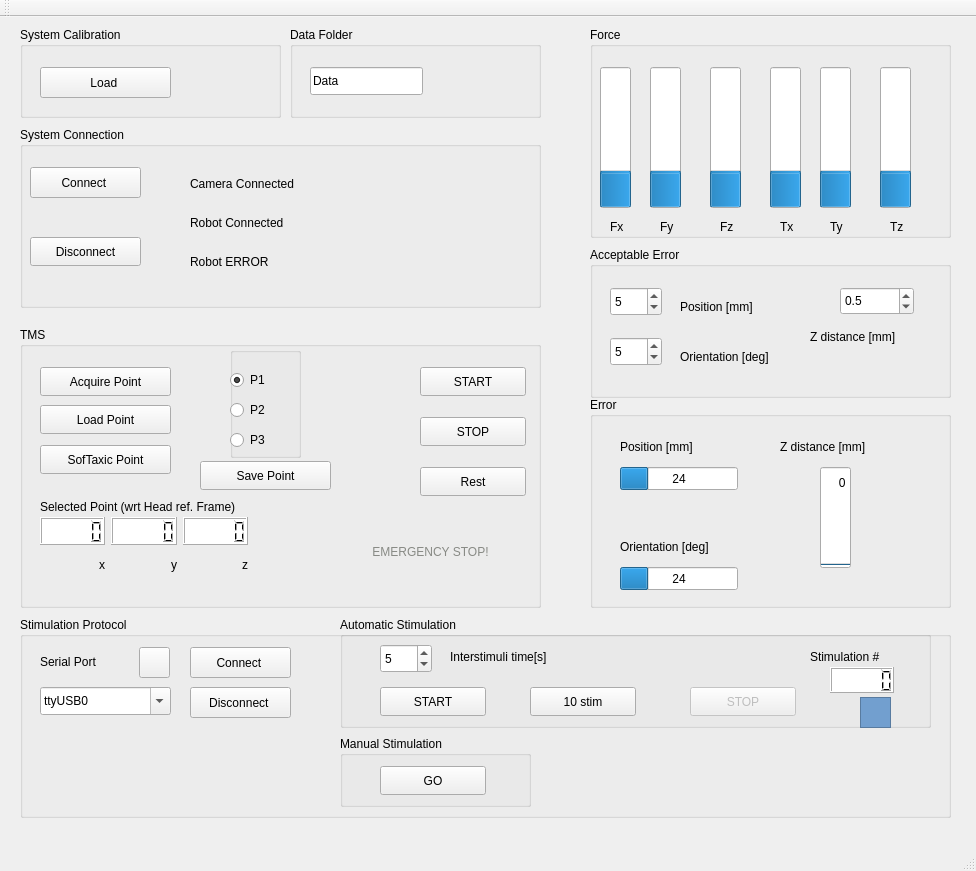
 <widget class="QMainWindow" name="MainWindow">
  <property name="geometry">
   <rect>
    <x>0</x>
    <y>0</y>
    <width>976</width>
    <height>871</height>
   </rect>
  </property>
  <property name="windowTitle">
   <string>MainWindow</string>
  </property>
  <widget class="QWidget" name="centralWidget">
   <widget class="QGroupBox" name="groupBoxCalibration">
    <property name="geometry">
     <rect>
      <x>20</x>
      <y>10</y>
      <width>261</width>
      <height>91</height>
     </rect>
    </property>
    <property name="title">
     <string>System Calibration</string>
    </property>
    <widget class="QPushButton" name="pushButtonLoad">
     <property name="geometry">
      <rect>
       <x>20</x>
       <y>40</y>
       <width>131</width>
       <height>31</height>
      </rect>
     </property>
     <property name="text">
      <string>Load </string>
     </property>
     <property name="icon">
      <iconset>
       <normaloff>../../GuiImages/load-hi.png</normaloff>../../GuiImages/load-hi.png</iconset>
     </property>
     <property name="iconSize">
      <size>
       <width>30</width>
       <height>30</height>
      </size>
     </property>
     <property name="autoDefault">
      <bool>true</bool>
     </property>
    </widget>
   </widget>
   <widget class="QGroupBox" name="groupBoxConnection">
    <property name="geometry">
     <rect>
      <x>20</x>
      <y>110</y>
      <width>521</width>
      <height>181</height>
     </rect>
    </property>
    <property name="title">
     <string>System Connection</string>
    </property>
    <widget class="QPushButton" name="pushButtonConnect">
     <property name="geometry">
      <rect>
       <x>10</x>
       <y>40</y>
       <width>111</width>
       <height>31</height>
      </rect>
     </property>
     <property name="text">
      <string>Connect </string>
     </property>
    </widget>
    <widget class="QPushButton" name="pushButtonDisconnect">
     <property name="geometry">
      <rect>
       <x>10</x>
       <y>110</y>
       <width>111</width>
       <height>29</height>
      </rect>
     </property>
     <property name="text">
      <string>Disconnect</string>
     </property>
    </widget>
    <widget class="QWidget" name="verticalLayoutWidget">
     <property name="geometry">
      <rect>
       <x>170</x>
       <y>40</y>
       <width>171</width>
       <height>111</height>
      </rect>
     </property>
     <layout class="QVBoxLayout" name="verticalLayout">
      <item>
       <widget class="QLabel" name="labelCameraConnected">
        <property name="text">
         <string>Camera Connected</string>
        </property>
       </widget>
      </item>
      <item>
       <widget class="QLabel" name="labelRobotConnected">
        <property name="text">
         <string>Robot Connected</string>
        </property>
       </widget>
      </item>
      <item>
       <widget class="QLabel" name="labelRobotError">
        <property name="text">
         <string>Robot ERROR</string>
        </property>
       </widget>
      </item>
     </layout>
    </widget>
   </widget>
   <widget class="QGroupBox" name="groupBoxTMS">
    <property name="geometry">
     <rect>
      <x>20</x>
      <y>310</y>
      <width>521</width>
      <height>281</height>
     </rect>
    </property>
    <property name="title">
     <string>TMS</string>
    </property>
    <widget class="QPushButton" name="pushButtonAcquirePoint">
     <property name="geometry">
      <rect>
       <x>20</x>
       <y>40</y>
       <width>131</width>
       <height>29</height>
      </rect>
     </property>
     <property name="text">
      <string>Acquire Point</string>
     </property>
    </widget>
    <widget class="QPushButton" name="pushButtonSTART">
     <property name="geometry">
      <rect>
       <x>400</x>
       <y>40</y>
       <width>106</width>
       <height>29</height>
      </rect>
     </property>
     <property name="text">
      <string>START</string>
     </property>
    </widget>
    <widget class="QPushButton" name="pushButtonStop">
     <property name="geometry">
      <rect>
       <x>400</x>
       <y>90</y>
       <width>106</width>
       <height>29</height>
      </rect>
     </property>
     <property name="text">
      <string>STOP</string>
     </property>
    </widget>
    <widget class="QPushButton" name="pushButtonRest">
     <property name="geometry">
      <rect>
       <x>400</x>
       <y>140</y>
       <width>106</width>
       <height>29</height>
      </rect>
     </property>
     <property name="text">
      <string>Rest</string>
     </property>
    </widget>
    <widget class="QPushButton" name="pushButtonLoadPoint">
     <property name="geometry">
      <rect>
       <x>20</x>
       <y>78</y>
       <width>131</width>
       <height>29</height>
      </rect>
     </property>
     <property name="text">
      <string>Load Point</string>
     </property>
    </widget>
    <widget class="QWidget" name="gridLayoutWidget">
     <property name="geometry">
      <rect>
       <x>20</x>
       <y>190</y>
       <width>208</width>
       <height>61</height>
      </rect>
     </property>
     <layout class="QGridLayout" name="gridLayout">
      <item row="0" column="0">
       <widget class="QLCDNumber" name="lcdNumberX">
        <property name="styleSheet">
         <string notr="true">color: rgb(0, 0, 0);
background-color: rgb(255, 255, 255);
color: rgb(0, 0, 0);</string>
        </property>
       </widget>
      </item>
      <item row="0" column="1">
       <widget class="QLCDNumber" name="lcdNumberY">
        <property name="styleSheet">
         <string notr="true">color: rgb(0, 0, 0);
background-color: rgb(255, 255, 255);
color: rgb(0, 0, 0);</string>
        </property>
       </widget>
      </item>
      <item row="0" column="2">
       <widget class="QLCDNumber" name="lcdNumberZ">
        <property name="styleSheet">
         <string notr="true">color: rgb(0, 0, 0);
background-color: rgb(255, 255, 255);
color: rgb(0, 0, 0);</string>
        </property>
       </widget>
      </item>
      <item row="1" column="0">
       <widget class="QLabel" name="label">
        <property name="text">
         <string>x</string>
        </property>
        <property name="alignment">
         <set>Qt::AlignRight|Qt::AlignTrailing|Qt::AlignVCenter</set>
        </property>
       </widget>
      </item>
      <item row="1" column="1">
       <widget class="QLabel" name="label_2">
        <property name="text">
         <string>y</string>
        </property>
        <property name="alignment">
         <set>Qt::AlignRight|Qt::AlignTrailing|Qt::AlignVCenter</set>
        </property>
       </widget>
      </item>
      <item row="1" column="2">
       <widget class="QLabel" name="label_3">
        <property name="text">
         <string>z</string>
        </property>
        <property name="alignment">
         <set>Qt::AlignRight|Qt::AlignTrailing|Qt::AlignVCenter</set>
        </property>
       </widget>
      </item>
     </layout>
    </widget>
    <widget class="QLabel" name="labelSelectedPoint">
     <property name="geometry">
      <rect>
       <x>20</x>
       <y>170</y>
       <width>311</width>
       <height>20</height>
      </rect>
     </property>
     <property name="text">
      <string>Selected Point (wrt Head ref. Frame)</string>
     </property>
    </widget>
    <widget class="QGroupBox" name="groupBoxP1P2P3">
     <property name="geometry">
      <rect>
       <x>210</x>
       <y>20</y>
       <width>71</width>
       <height>111</height>
      </rect>
     </property>
     <property name="title">
      <string/>
     </property>
     <widget class="QRadioButton" name="radioButtonP1">
      <property name="geometry">
       <rect>
        <x>0</x>
        <y>20</y>
        <width>51</width>
        <height>26</height>
       </rect>
      </property>
      <property name="text">
       <string>P1</string>
      </property>
      <property name="checked">
       <bool>true</bool>
      </property>
     </widget>
     <widget class="QRadioButton" name="radioButtonP2">
      <property name="geometry">
       <rect>
        <x>0</x>
        <y>50</y>
        <width>51</width>
        <height>26</height>
       </rect>
      </property>
      <property name="text">
       <string>P2</string>
      </property>
     </widget>
     <widget class="QRadioButton" name="radioButtonP3">
      <property name="geometry">
       <rect>
        <x>0</x>
        <y>80</y>
        <width>51</width>
        <height>26</height>
       </rect>
      </property>
      <property name="text">
       <string>P3</string>
      </property>
     </widget>
    </widget>
    <widget class="QPushButton" name="pushButtonSofTaxicPoint">
     <property name="geometry">
      <rect>
       <x>20</x>
       <y>118</y>
       <width>131</width>
       <height>29</height>
      </rect>
     </property>
     <property name="text">
      <string>SofTaxic Point</string>
     </property>
    </widget>
    <widget class="QLabel" name="labelEmergencyStop">
     <property name="geometry">
      <rect>
       <x>320</x>
       <y>209</y>
       <width>181</width>
       <height>31</height>
      </rect>
     </property>
     <property name="autoFillBackground">
      <bool>false</bool>
     </property>
     <property name="styleSheet">
      <string notr="true">color: rgb(136, 138, 133);</string>
     </property>
     <property name="text">
      <string>EMERGENCY STOP!</string>
     </property>
     <property name="alignment">
      <set>Qt::AlignCenter</set>
     </property>
     <property name="wordWrap">
      <bool>false</bool>
     </property>
    </widget>
    <widget class="QPushButton" name="pushButtonSavePoint">
     <property name="geometry">
      <rect>
       <x>180</x>
       <y>134</y>
       <width>131</width>
       <height>29</height>
      </rect>
     </property>
     <property name="text">
      <string>Save Point</string>
     </property>
    </widget>
   </widget>
   <widget class="QGroupBox" name="groupBoxDATAfolder">
    <property name="geometry">
     <rect>
      <x>290</x>
      <y>10</y>
      <width>251</width>
      <height>91</height>
     </rect>
    </property>
    <property name="title">
     <string>Data Folder</string>
    </property>
    <widget class="QLineEdit" name="lineEditFOLDERname">
     <property name="geometry">
      <rect>
       <x>20</x>
       <y>40</y>
       <width>113</width>
       <height>28</height>
      </rect>
     </property>
     <property name="text">
      <string>Data</string>
     </property>
    </widget>
   </widget>
   <widget class="QGroupBox" name="groupBoxForce">
    <property name="geometry">
     <rect>
      <x>590</x>
      <y>10</y>
      <width>361</width>
      <height>211</height>
     </rect>
    </property>
    <property name="title">
     <string>Force</string>
    </property>
    <widget class="QLabel" name="label_4">
     <property name="geometry">
      <rect>
       <x>20</x>
       <y>190</y>
       <width>21</width>
       <height>20</height>
      </rect>
     </property>
     <property name="text">
      <string>Fx</string>
     </property>
    </widget>
    <widget class="QLabel" name="label_5">
     <property name="geometry">
      <rect>
       <x>70</x>
       <y>190</y>
       <width>21</width>
       <height>20</height>
      </rect>
     </property>
     <property name="text">
      <string>Fy</string>
     </property>
    </widget>
    <widget class="QLabel" name="label_6">
     <property name="geometry">
      <rect>
       <x>130</x>
       <y>190</y>
       <width>21</width>
       <height>20</height>
      </rect>
     </property>
     <property name="text">
      <string>Fz</string>
     </property>
    </widget>
    <widget class="QLabel" name="label_7">
     <property name="geometry">
      <rect>
       <x>190</x>
       <y>190</y>
       <width>21</width>
       <height>20</height>
      </rect>
     </property>
     <property name="text">
      <string>Tx</string>
     </property>
    </widget>
    <widget class="QLabel" name="label_8">
     <property name="geometry">
      <rect>
       <x>240</x>
       <y>190</y>
       <width>21</width>
       <height>20</height>
      </rect>
     </property>
     <property name="text">
      <string>Ty</string>
     </property>
    </widget>
    <widget class="QLabel" name="label_9">
     <property name="geometry">
      <rect>
       <x>300</x>
       <y>190</y>
       <width>21</width>
       <height>20</height>
      </rect>
     </property>
     <property name="text">
      <string>Tz</string>
     </property>
    </widget>
    <widget class="QProgressBar" name="progressBarForceX">
     <property name="geometry">
      <rect>
       <x>10</x>
       <y>40</y>
       <width>31</width>
       <height>141</height>
      </rect>
     </property>
     <property name="value">
      <number>24</number>
     </property>
     <property name="orientation">
      <enum>Qt::Vertical</enum>
     </property>
     <property name="textDirection">
      <enum>QProgressBar::BottomToTop</enum>
     </property>
    </widget>
    <widget class="QProgressBar" name="progressBarForceY">
     <property name="geometry">
      <rect>
       <x>60</x>
       <y>40</y>
       <width>31</width>
       <height>141</height>
      </rect>
     </property>
     <property name="value">
      <number>24</number>
     </property>
     <property name="orientation">
      <enum>Qt::Vertical</enum>
     </property>
    </widget>
    <widget class="QProgressBar" name="progressBarForceZ">
     <property name="geometry">
      <rect>
       <x>120</x>
       <y>40</y>
       <width>31</width>
       <height>141</height>
      </rect>
     </property>
     <property name="value">
      <number>24</number>
     </property>
     <property name="orientation">
      <enum>Qt::Vertical</enum>
     </property>
    </widget>
    <widget class="QProgressBar" name="progressBarTorqueX">
     <property name="geometry">
      <rect>
       <x>180</x>
       <y>40</y>
       <width>31</width>
       <height>141</height>
      </rect>
     </property>
     <property name="value">
      <number>24</number>
     </property>
     <property name="orientation">
      <enum>Qt::Vertical</enum>
     </property>
    </widget>
    <widget class="QProgressBar" name="progressBarTorqueY">
     <property name="geometry">
      <rect>
       <x>230</x>
       <y>40</y>
       <width>31</width>
       <height>141</height>
      </rect>
     </property>
     <property name="value">
      <number>24</number>
     </property>
     <property name="orientation">
      <enum>Qt::Vertical</enum>
     </property>
    </widget>
    <widget class="QProgressBar" name="progressBarTorqueZ">
     <property name="geometry">
      <rect>
       <x>290</x>
       <y>40</y>
       <width>31</width>
       <height>141</height>
      </rect>
     </property>
     <property name="value">
      <number>24</number>
     </property>
     <property name="orientation">
      <enum>Qt::Vertical</enum>
     </property>
    </widget>
   </widget>
   <widget class="QGroupBox" name="groupBoxError">
    <property name="geometry">
     <rect>
      <x>590</x>
      <y>380</y>
      <width>361</width>
      <height>211</height>
     </rect>
    </property>
    <property name="title">
     <string>Error</string>
    </property>
    <widget class="QProgressBar" name="progressBarErrorPosition">
     <property name="geometry">
      <rect>
       <x>30</x>
       <y>70</y>
       <width>118</width>
       <height>23</height>
      </rect>
     </property>
     <property name="font">
      <font>
       <kerning>true</kerning>
      </font>
     </property>
     <property name="styleSheet">
      <string notr="true"/>
     </property>
     <property name="value">
      <number>24</number>
     </property>
     <property name="format">
      <string>%p</string>
     </property>
    </widget>
    <widget class="QProgressBar" name="progressBarErrorOrientation">
     <property name="geometry">
      <rect>
       <x>30</x>
       <y>170</y>
       <width>118</width>
       <height>23</height>
      </rect>
     </property>
     <property name="value">
      <number>24</number>
     </property>
     <property name="format">
      <string>%p</string>
     </property>
    </widget>
    <widget class="QLabel" name="labelErrorPosition">
     <property name="geometry">
      <rect>
       <x>30</x>
       <y>40</y>
       <width>121</width>
       <height>20</height>
      </rect>
     </property>
     <property name="text">
      <string>Position [mm]</string>
     </property>
    </widget>
    <widget class="QLabel" name="labelErrorOrientation">
     <property name="geometry">
      <rect>
       <x>30</x>
       <y>140</y>
       <width>151</width>
       <height>20</height>
      </rect>
     </property>
     <property name="text">
      <string>Orientation [deg]</string>
     </property>
    </widget>
    <widget class="QProgressBar" name="progressBarErrorPosizionZ">
     <property name="geometry">
      <rect>
       <x>230</x>
       <y>70</y>
       <width>31</width>
       <height>101</height>
      </rect>
     </property>
     <property name="font">
      <font>
       <stylestrategy>PreferDefault</stylestrategy>
       <kerning>false</kerning>
      </font>
     </property>
     <property name="toolTip">
      <string/>
     </property>
     <property name="layoutDirection">
      <enum>Qt::LeftToRight</enum>
     </property>
     <property name="value">
      <number>0</number>
     </property>
     <property name="alignment">
      <set>Qt::AlignJustify|Qt::AlignTop</set>
     </property>
     <property name="orientation">
      <enum>Qt::Vertical</enum>
     </property>
     <property name="invertedAppearance">
      <bool>false</bool>
     </property>
     <property name="textDirection">
      <enum>QProgressBar::BottomToTop</enum>
     </property>
     <property name="format">
      <string>%p                 </string>
     </property>
    </widget>
    <widget class="QLabel" name="labelErrorPositionZ">
     <property name="geometry">
      <rect>
       <x>190</x>
       <y>40</y>
       <width>131</width>
       <height>20</height>
      </rect>
     </property>
     <property name="text">
      <string>Z distance [mm]</string>
     </property>
    </widget>
   </widget>
   <widget class="QGroupBox" name="groupBoxStimulationProtocol">
    <property name="geometry">
     <rect>
      <x>20</x>
      <y>600</y>
      <width>931</width>
      <height>201</height>
     </rect>
    </property>
    <property name="title">
     <string>Stimulation Protocol</string>
    </property>
    <widget class="QPushButton" name="pushButtonConnectSerialPort">
     <property name="geometry">
      <rect>
       <x>170</x>
       <y>30</y>
       <width>101</width>
       <height>31</height>
      </rect>
     </property>
     <property name="text">
      <string>Connect </string>
     </property>
    </widget>
    <widget class="QPushButton" name="pushButtonDisconnectSerialPort">
     <property name="enabled">
      <bool>true</bool>
     </property>
     <property name="geometry">
      <rect>
       <x>170</x>
       <y>70</y>
       <width>101</width>
       <height>31</height>
      </rect>
     </property>
     <property name="text">
      <string>Disconnect </string>
     </property>
    </widget>
    <widget class="QFontComboBox" name="fontComboBoxSerialPort">
     <property name="geometry">
      <rect>
       <x>20</x>
       <y>70</y>
       <width>131</width>
       <height>28</height>
      </rect>
     </property>
     <property name="currentText">
      <string>ttyUSB0</string>
     </property>
    </widget>
    <widget class="QLabel" name="labelSerialPort">
     <property name="geometry">
      <rect>
       <x>20</x>
       <y>35</y>
       <width>101</width>
       <height>20</height>
      </rect>
     </property>
     <property name="text">
      <string>Serial Port</string>
     </property>
    </widget>
    <widget class="QPushButton" name="pushButtonRefreshSerialPortList">
     <property name="geometry">
      <rect>
       <x>119</x>
       <y>30</y>
       <width>31</width>
       <height>31</height>
      </rect>
     </property>
     <property name="text">
      <string/>
     </property>
     <property name="icon">
      <iconset>
       <normaloff>../../GuiImages/refresh.png</normaloff>../../GuiImages/refresh.png</iconset>
     </property>
    </widget>
    <widget class="QGroupBox" name="groupBoxAutomaticStimulation">
     <property name="geometry">
      <rect>
       <x>320</x>
       <y>0</y>
       <width>591</width>
       <height>111</height>
      </rect>
     </property>
     <property name="title">
      <string>Automatic Stimulation</string>
     </property>
     <widget class="QLabel" name="label_10">
      <property name="geometry">
       <rect>
        <x>470</x>
        <y>30</y>
        <width>111</width>
        <height>20</height>
       </rect>
      </property>
      <property name="text">
       <string>Stimulation #</string>
      </property>
     </widget>
     <widget class="QSpinBox" name="spinBoxInterstimuliTime">
      <property name="geometry">
       <rect>
        <x>40</x>
        <y>27</y>
        <width>52</width>
        <height>29</height>
       </rect>
      </property>
      <property name="font">
       <font>
        <stylestrategy>PreferDefault</stylestrategy>
       </font>
      </property>
      <property name="maximum">
       <number>20</number>
      </property>
      <property name="value">
       <number>5</number>
      </property>
     </widget>
     <widget class="QPushButton" name="pushButtonStopStimulation">
      <property name="enabled">
       <bool>false</bool>
      </property>
      <property name="geometry">
       <rect>
        <x>350</x>
        <y>70</y>
        <width>106</width>
        <height>29</height>
       </rect>
      </property>
      <property name="text">
       <string>STOP</string>
      </property>
     </widget>
     <widget class="QLabel" name="label_InterstimuliTime">
      <property name="geometry">
       <rect>
        <x>110</x>
        <y>30</y>
        <width>161</width>
        <height>20</height>
       </rect>
      </property>
      <property name="text">
       <string>Interstimuli time[s]</string>
      </property>
     </widget>
     <widget class="QPushButton" name="pushButton10Stimulations">
      <property name="geometry">
       <rect>
        <x>190</x>
        <y>70</y>
        <width>106</width>
        <height>29</height>
       </rect>
      </property>
      <property name="text">
       <string>10 stim</string>
      </property>
     </widget>
     <widget class="QGraphicsView" name="ledGOstimulation">
      <property name="geometry">
       <rect>
        <x>520</x>
        <y>80</y>
        <width>31</width>
        <height>31</height>
       </rect>
      </property>
      <property name="styleSheet">
       <string notr="true">background-color: rgb(114, 159, 207);</string>
      </property>
     </widget>
     <widget class="QLCDNumber" name="lcdNumberStimulation">
      <property name="geometry">
       <rect>
        <x>490</x>
        <y>50</y>
        <width>64</width>
        <height>26</height>
       </rect>
      </property>
      <property name="styleSheet">
       <string notr="true">color: rgb(0, 0, 0);
background-color: rgb(255, 255, 255);
color: rgb(0, 0, 0);</string>
      </property>
     </widget>
     <widget class="QPushButton" name="pushButtonStartStimulation">
      <property name="geometry">
       <rect>
        <x>40</x>
        <y>70</y>
        <width>106</width>
        <height>29</height>
       </rect>
      </property>
      <property name="text">
       <string>START</string>
      </property>
     </widget>
    </widget>
    <widget class="QGroupBox" name="groupBoxManualStimulation">
     <property name="geometry">
      <rect>
       <x>320</x>
       <y>119</y>
       <width>191</width>
       <height>71</height>
      </rect>
     </property>
     <property name="title">
      <string>Manual Stimulation</string>
     </property>
     <widget class="QPushButton" name="pushButtonManualStimulation">
      <property name="geometry">
       <rect>
        <x>40</x>
        <y>30</y>
        <width>106</width>
        <height>29</height>
       </rect>
      </property>
      <property name="text">
       <string>GO</string>
      </property>
     </widget>
    </widget>
   </widget>
   <widget class="QGroupBox" name="groupBoxAcceptableError">
    <property name="geometry">
     <rect>
      <x>590</x>
      <y>230</y>
      <width>361</width>
      <height>151</height>
     </rect>
    </property>
    <property name="title">
     <string>Acceptable Error</string>
    </property>
    <widget class="QLabel" name="labelThresholdPosition_2">
     <property name="geometry">
      <rect>
       <x>90</x>
       <y>100</y>
       <width>151</width>
       <height>20</height>
      </rect>
     </property>
     <property name="text">
      <string>Orientation [deg]</string>
     </property>
    </widget>
    <widget class="QSpinBox" name="spinBoxPositionThreshold">
     <property name="geometry">
      <rect>
       <x>20</x>
       <y>40</y>
       <width>52</width>
       <height>29</height>
      </rect>
     </property>
     <property name="font">
      <font>
       <stylestrategy>PreferDefault</stylestrategy>
      </font>
     </property>
     <property name="maximum">
      <number>20</number>
     </property>
     <property name="value">
      <number>5</number>
     </property>
    </widget>
    <widget class="QLabel" name="labelThresholdPosition">
     <property name="geometry">
      <rect>
       <x>90</x>
       <y>50</y>
       <width>121</width>
       <height>20</height>
      </rect>
     </property>
     <property name="text">
      <string>Position [mm]</string>
     </property>
    </widget>
    <widget class="QSpinBox" name="spinBoxOrientationThreshold">
     <property name="geometry">
      <rect>
       <x>20</x>
       <y>90</y>
       <width>52</width>
       <height>29</height>
      </rect>
     </property>
     <property name="maximum">
      <number>10</number>
     </property>
     <property name="value">
      <number>5</number>
     </property>
    </widget>
    <widget class="QLabel" name="labelThresholdZdistance">
     <property name="geometry">
      <rect>
       <x>220</x>
       <y>80</y>
       <width>121</width>
       <height>20</height>
      </rect>
     </property>
     <property name="text">
      <string>Z distance [mm]</string>
     </property>
    </widget>
    <widget class="QDoubleSpinBox" name="doubleSpinBoxThresholdZ">
     <property name="geometry">
      <rect>
       <x>250</x>
       <y>40</y>
       <width>74</width>
       <height>28</height>
      </rect>
     </property>
     <property name="decimals">
      <number>1</number>
     </property>
     <property name="maximum">
      <double>5.000000000000000</double>
     </property>
     <property name="singleStep">
      <double>0.500000000000000</double>
     </property>
     <property name="value">
      <double>0.500000000000000</double>
     </property>
    </widget>
   </widget>
  </widget>
  <widget class="QMenuBar" name="menuBar">
   <property name="geometry">
    <rect>
     <x>0</x>
     <y>0</y>
     <width>976</width>
     <height>24</height>
    </rect>
   </property>
  </widget>
  <widget class="QToolBar" name="mainToolBar">
   <attribute name="toolBarArea">
    <enum>TopToolBarArea</enum>
   </attribute>
   <attribute name="toolBarBreak">
    <bool>false</bool>
   </attribute>
  </widget>
  <widget class="QStatusBar" name="statusBar"/>
 </widget>
